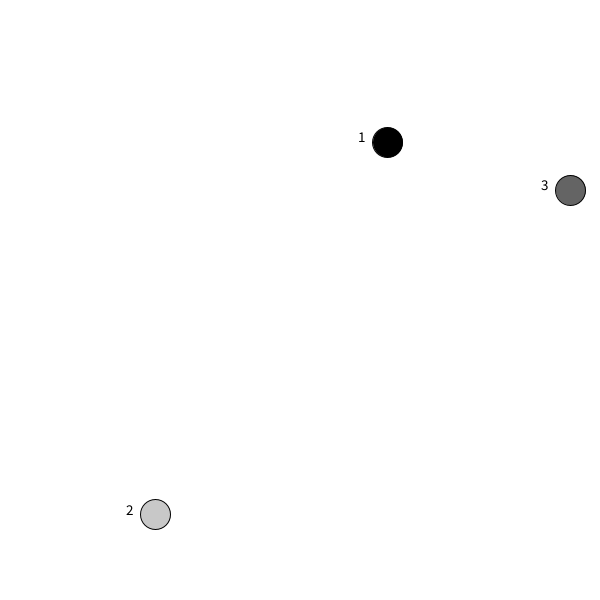
Frame 1 (no input)
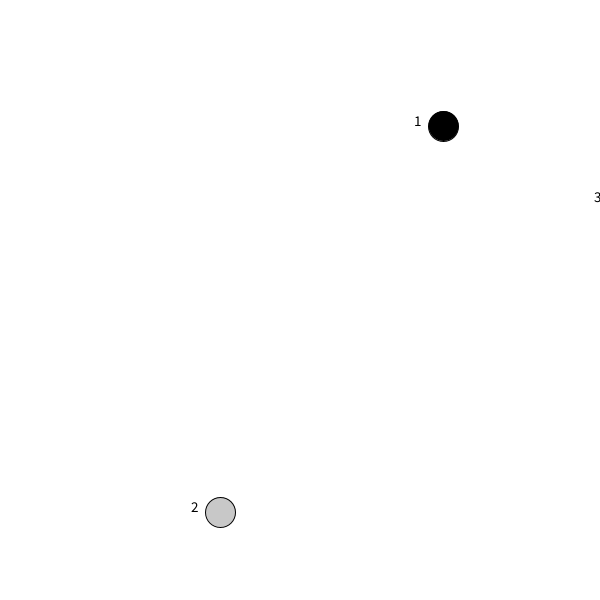
Frame 60 (the mouse pressed at the canvas centre just before this capture)
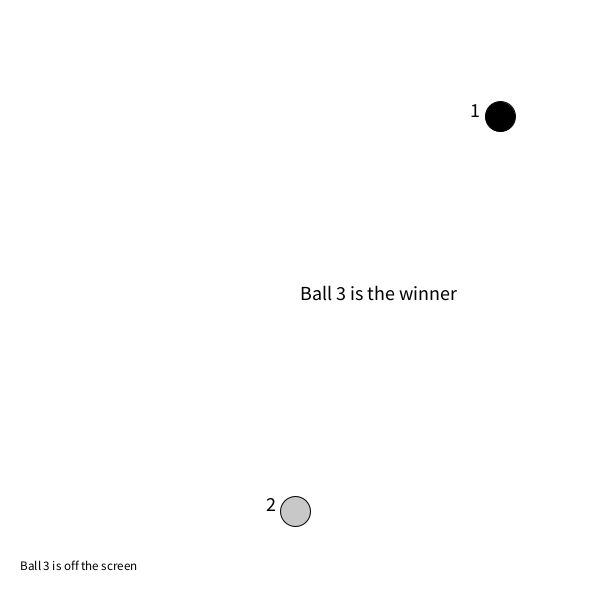
Frame 120 (the mouse held since frame 60 and released just before this capture)

The Processing sketch that drew these frames (run headless with seeded random() and noise(); from frame 60 on, the mouse is pressed at the canvas centre):

// Processing sketch: Q2
// ── Q2.pde
// Kevin Keen
// 20720531

// Enhancments:
// Added a pause button
// Added a code that determines winner

float[] bx = new float[3];
float[] by = new float[3];
float[] bc = new float[3];

boolean start = true; // Starts, Stops, and Resumes Game

void setup() {
  size(600, 600);
  textSize(15);
  
  // Start Balls In Random Places
  bx[0] = random(0, width);
  bx[1] = random(0, width);
  bx[2] = random(0, width);
  
  by[0] = random(0, height);
  by[1] = random(0, height);
  by[2] = random(0, height);
}

void draw() {
  
  if (start == true) {
    background(255);
    
    ballOne(1); 
    // Moves Ball 1
    bx[0] += random(-1, 3);
    by[0] += random(-3, 3);
    
    ballTwo(2);
    // Moves Ball 2
    bx[1] += random(-1, 3);
    by[1] += random(-3, 3);
    
    ballThree(3);
    // Moves Ball 3
    bx[2] += random(-1, 3);
    by[2] += random(-3, 3);
    
    textAlign(LEFT);
    
    // Display Ball 1 Off Text
    if (bx[0] > width + 30) {
      fill(0);
      textSize(13);
      text("Ball 1 is off the screen", 20, 530);
        if (bx[1] < bx[0] && bx[2] < bx[0]) { // Does ballOne win?
          textSize(20);
          text("Ball 1 is the winner", 300, 300);
        }
    }
    
    // Display Ball 2 Off Text
    if (bx[1] > width + 30) {
      fill(0);
      textSize(13);
      text("Ball 2 is off the screen", 20, 550);
      if (bx[0] < bx[1] && bx[2] < bx[1]) { // Does ballTwo win?
          textSize(20);
          text("Ball 2 is the winner", 300, 300);
        }
    }
    
    // Display Ball 3 Off Text
    if (bx[2] > width + 30) {
      fill(0);
      textSize(13);
      text("Ball 3 is off the screen", 20, 570);
      if (bx[1] < bx[2] && bx[0] < bx[2]) { // Does ballThree win?
          textSize(20);
          text("Ball 3 is the winner", 300, 300);
        }
    }
 }
}

void ballOne(int number) { // Creates Ball 1
  bc[0] = 0;
  float size = 30;
  
  fill(bc[0]);
  text(number, bx[0] - size, by[0]);
  fill(bc[0]);
  ellipse(bx[0], by[0], size, size);
}

void ballTwo(int number) { // Creates Ball 2
  bc[1] = 200;
  float size = 30;
  
  text(number, bx[1] - size, by[1]);
  fill(bc[1]);
  ellipse(bx[1], by[1], size, size);
}

void ballThree(int number) { // Creates Ball 3
  bc[2] = 100;
  float size = 30;
  
  fill(bc[0]);
  text(number, bx[2] - size, by[2]);
  fill(bc[2]);
  ellipse(bx[2], by[2], size, size);
}

void keyPressed() { // Pauses Game
  
  if (key == 'P' || key == 'p') {
    start = !start;
    textAlign(CENTER);
    text("Paused", 300, 300);
  } 
}
